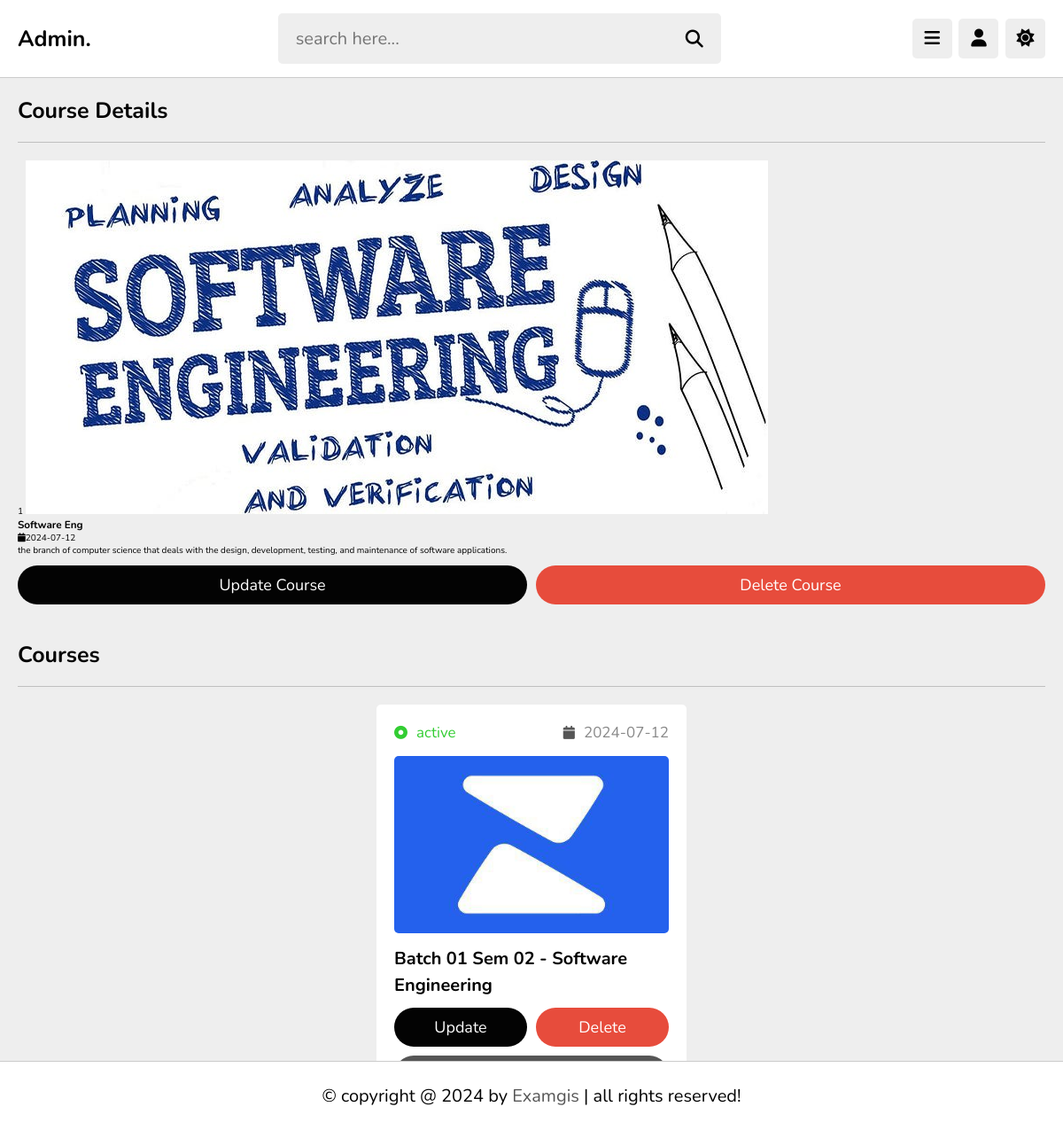
/admin/view_playlist.php?get_id=mQ3V7WtHjpnpVPw6Ls4i (signed in), run on the app's committed database.
### tables this page shows
CREATE TABLE `course` (
  `id` varchar(20) NOT NULL,
  `tutor_id` varchar(20) NOT NULL,
  `title` varchar(100) NOT NULL,
  `description` varchar(1000) NOT NULL,
  `thumb` varchar(100) NOT NULL,
  `date` date NOT NULL DEFAULT current_timestamp(),
  `status` varchar(20) NOT NULL DEFAULT 'deactive'
);

CREATE TABLE `paper` (
  `id` varchar(20) NOT NULL,
  `tutor_id` varchar(20) NOT NULL,
  `course_id` varchar(20) NOT NULL,
  `title` varchar(100) NOT NULL,
  `description` varchar(1000) NOT NULL,
  `pdf` varchar(100) NOT NULL,
  `thumb` varchar(100) NOT NULL,
  `date` date NOT NULL DEFAULT current_timestamp(),
  `status` varchar(20) NOT NULL DEFAULT 'deactive'
);

### admin/view_playlist.php (the view, shortened to what this page needs)
<?php
include '../components/connect.php';
if(isset($_COOKIE['tutor_id'])){
   $tutor_id = $_COOKIE['tutor_id'];
}else{
   $tutor_id = '';
   header('location:login.php');
}
if(isset($_GET['get_id'])){
   $get_id = $_GET['get_id'];
}else{
   $get_id = '';
   header('location:playlist.php');
}
?>
<!DOCTYPE html>
<html lang="en">
<head>
   <link rel="stylesheet" href="https://cdnjs.cloudflare.com/ajax/libs/font-awesome/6.2.0/css/all.min.css">
   <link rel="stylesheet" href="../css/admin_style.css">
</head>
<body>
<?php include '../components/admin_header.php'; ?>
<section class="playlist-details">
   <h1 class="heading">Course details</h1>
   <?php
      $select_course = $conn->prepare("SELECT * FROM `course` WHERE id = ? AND tutor_id = ?");
      $select_course->execute([$get_id, $tutor_id]);
      if($select_course->rowCount() > 0){
         while($fetch_course = $select_course->fetch(PDO::FETCH_ASSOC)){
            $course_id = $fetch_course['id'];
            $count_pdfs = $conn->prepare("SELECT * FROM `paper` WHERE course_id = ?");
            $count_pdfs->execute([$course_id]);
            $total_pdfs = $count_pdfs->rowCount();
   ?>
   <div class="row">
      <div class="thumb">
         <span><?= $total_pdfs; ?></span>
         <img src="../uploaded_files/course_thumb/<?= $fetch_course['thumb']; ?>" alt="">
      </div>
      <div class="details">
         <h3 class="title"><?= $fetch_course['title']; ?></h3>
         <div class="date"><i class="fas fa-calendar"></i><span><?= $fetch_course['date']; ?></span></div>
         <div class="description"><?= $fetch_course['description']; ?></div>
         <form action="" method="post" class="flex-btn">
            <a href="update_playlist.php?get_id=<?= $course_id; ?>" class="option-btn">update course</a>
            <input type="submit" value="delete course" class="delete-btn" onclick="return confirm('delete this course?');" name="delete">
         </form>
      </div>
   </div>
   <?php
         }
      }else{
         echo '<p class="empty">no course found!</p>';
      }
   ?>
</section>
<section class="contents">
   <h1 class="heading"> Courses</h1>
   <div class="box-container">
   <?php
      $select_pdfs = $conn->prepare("SELECT * FROM `paper` WHERE tutor_id = ? AND course_id = ?");
      $select_pdfs->execute([$tutor_id, $course_id]);
      if($select_pdfs->rowCount() > 0){
         while($fecth_pdfs = $select_pdfs->fetch(PDO::FETCH_ASSOC)){
            $pdf_id = $fecth_pdfs['id'];
   ?>
      <div class="box">
         <div class="flex">
            <div><i class="fas fa-dot-circle" style="<?php if($fecth_pdfs['status'] == 'active'){echo 'color:limegreen'; }else{echo 'color:red';} ?>"></i><span style="<?php if($fecth_pdfs['status'] == 'active'){echo 'color:limegreen'; }else{echo 'color:red';} ?>"><?= $fecth_pdfs['status']; ?></span></div>
            <div><i class="fas fa-calendar"></i><span><?= $fecth_pdfs['date']; ?></span></div>
         </div>
         <img src="../uploaded_files/paper_thumb/<?= $fecth_pdfs['thumb']; ?>" class="thumb" alt="">
         <h3 class="title"><?= $fecth_pdfs['title']; ?></h3>
         <form action="" method="post" class="flex-btn">
            <a href="update_content.php?get_id=<?= $pdf_id; ?>" class="option-btn">update</a>
            <input type="submit" value="delete" class="delete-btn" onclick="return confirm('delete this paper?');" name="delete_pdf">
         </form>
         <a href="view_content.php?get_id=<?= $pdf_id; ?>" class="btn">Open Paper</a>
      </div>
   <?php
         }
      }else{
         echo '<p class="empty">no papers added yet! <a href="add_content.php" class="btn" style="margin-top: 1.5rem;">add papers</a></p>';
      }
   ?>
   </div>
</section>
<?php include '../components/footer.php'; ?>
</body>
</html>

### css/admin_style.css (style rules this page uses)
:root { --main-color:#565656; --red:#e74c3c; --oragen:#030303; --white:#fff; --black:#030303; --light-color:#888; --light-bg:#eee; --border:.1rem solid rgba(0,0,0,.2); }
* { font-family: 'Nunito', sans-serif; margin: 0; padding: 0; box-sizing: border-box; outline: none; border: none; text-decoration: none; }
html { font-size: 62.5%; overflow-x: hidden; }
body { background-color: var(--light-bg); padding-left: 30rem; }
section { padding:2rem; max-width: 1200px; margin: 0 auto; }
.btn, .option-btn, .delete-btn, .inline-btn, .inline-option-btn, .inline-delete-btn { border-radius: 30px; padding: 1rem 3rem; font-size: 1.8rem; color: #fff; margin-top: 1rem; text-transform: capitalize; cursor: pointer; text-align: center; }
.btn, .option-btn, .delete-btn { display: block; width: 100%; }
.btn, .inline-btn { background-color: var(--main-color); }
.option-btn, .inline-option-btn { background-color: var(--oragen); }
.delete-btn, .inline-delete-btn { background-color: var(--red); }
.flex-btn { display:flex; gap: 1rem; }
.heading { padding-bottom: 1.8rem; border-bottom: var(--border); font-size: 2.5rem; color: var(--black); text-transform: capitalize; margin-bottom: 2rem; }
.contents .box-container { display: grid; grid-template-columns: repeat(auto-fit, 35rem); align-items: flex-start; justify-content: center; gap: 1.5rem; }
.contents .box-container .box { border-radius: .5rem; background-color: var(--white); padding: 2rem; overflow-x: hidden; }
.contents .box-container .box .thumb { height: 20rem; width: 100%; border-radius: .5rem; object-fit: cover; margin: 1rem 0; }
.contents .box-container .box .flex { display: flex; align-items: center; justify-content: space-between; gap: 1.5rem; margin-bottom: .5rem; }
.contents .box-container .box .flex i { font-size: 1.5rem; color: var(--main-color); margin-right: 1rem; }
.contents .box-container .box .flex span { color: var(--light-color); font-size: 1.7rem; }
.contents .box-container .box .title { font-size: 2rem; color: var(--black); line-height: 1.5; text-overflow: ellipsis; overflow-x: hidden; }
@media (max-width:1200px) { body { padding-left: 0; } }

### data on the page
course: total_pdfs "1", thumb (picture), title "Software Eng", date "2024-07-12", description "the branch of computer science that deals with the design, development, testing, and maintenance of software applications."
paper: status "active", date "2024-07-12", thumb (picture), title "Batch 01 Sem 02 - Software Engineering"
